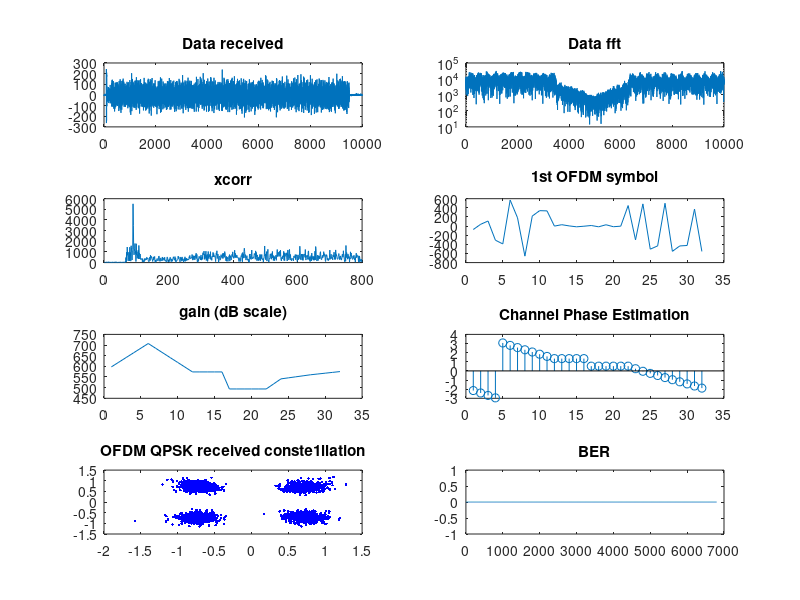
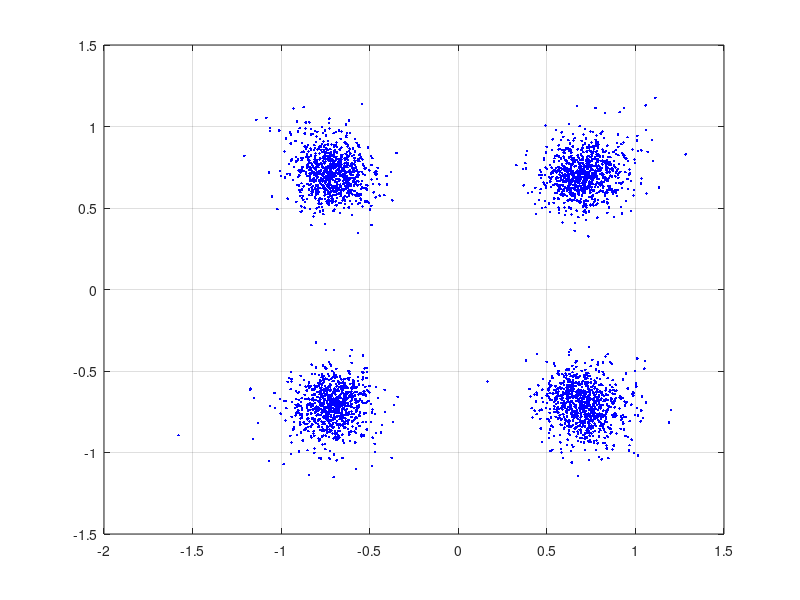

Source code (MATLAB) for these figures, in order:
% harness.m
% For more information search for "README:" in harness.cpp.

clear all;
close all;
%clc;

% Read data from file
load('params.mat')
load('dData.mat')

nr_OFDM_symbols = 200;


N_samps=10000;
fid1=fopen('received0.dat','r');
x_rec=fread(fid1, 2*N_samps,'short');
fclose(fid1);

received_data= zeros(1,N_samps);
count = 1;
for i=1:2:2*N_samps
    received_data(count) = complex(x_rec(i),x_rec(i+1));
    count = count+1;
end

%save('testCPP.mat','received_data')

figure(1)
subplot(4,2,1)
plot(real(received_data))
title('Data received')
subplot(4,2,2)
semilogy(abs(fft(received_data)))
title('Data fft')


  %load cross correlation:  
  fid1=fopen('xcorr.dat','r');
  xcorrAbs=fread(fid1, N_samps,'double');
  fclose(fid1);

  length(xcorrAbs);

  figure(1)
  subplot(4,2,3)
  plot(xcorrAbs);
  title('xcorr')

  %load OFDM symbols corrected and without CP:
  
 fid=fopen('ofdm_cp.dat','r');
 temp=fread(fid,2*nr_car*nr_OFDM_symbols,'double');
 fclose(fid); 

 count=1; 
 dataOFDM_cpp=zeros(nr_OFDM_symbols,nr_car);
 for i=1:nr_OFDM_symbols
    for k=1:nr_car
        dataOFDM_cpp(i,k)=complex(temp(count),temp(count+1));   
        count=count+2;
    end
 end
 
  figure(1)
  subplot(4,2,4)
  plot(real((dataOFDM_cpp(1,:))));
  title('1st OFDM symbol')

  %load received Pilot gain:
  
 fid=fopen('rx_pilot_gain.dat','r');
 temp=fread(fid,length_pilot*nr_OFDM_symbols,'double');
 fclose(fid); 

 count=1; 
 pilot_gain=zeros(nr_OFDM_symbols,length_pilot);
 for i=1:nr_OFDM_symbols
    for k=1:length_pilot
        pilot_gain(i,k)=temp(count);   
        count=count+1;
    end
 end
 
 %load received Pilot phase:
  
 fid=fopen('rx_pilot_phase.dat','r');
 temp=fread(fid,length_pilot*nr_OFDM_symbols,'double');
 fclose(fid); 

 count=1; 
 pilot_phase=zeros(nr_OFDM_symbols,length_pilot);
 for i=1:nr_OFDM_symbols
    for k=1:length_pilot
        pilot_phase(i,k)=temp(count);   
        count=count+1;
    end
 end
 
 
 fid=fopen('cons_ofdm.dat','r');
 temp=fread(fid,2*nr_used_car*nr_OFDM_symbols,'double');
 fclose(fid); 

 count=1; 
 consOFDM_cpp=zeros(nr_OFDM_symbols,nr_used_car);
 for i=1:nr_OFDM_symbols
    for k=1:nr_used_car
        consOFDM_cpp(i,k)=complex(temp(count),temp(count+1));   
        count=count+2;
    end
 end
 
 %load filtered Pilot gain:
  
 fid=fopen('filt_pilot_gain.dat','r');
 temp=fread(fid,length_pilot*nr_OFDM_symbols,'double');
 fclose(fid); 

 count=1; 
 filt_pilot_gain=zeros(nr_OFDM_symbols,length_pilot);
 for i=1:nr_OFDM_symbols
    for k=1:length_pilot
        filt_pilot_gain(i,k)=temp(count);   
        count=count+1;
    end
 end
 
 %load filtered Phase gain:
  
 fid=fopen('filt_pilot_phase.dat','r');
 temp=fread(fid,length_pilot*nr_OFDM_symbols,'double');
 fclose(fid); 

 count=1; 
 filt_pilot_phase=zeros(nr_OFDM_symbols,length_pilot);
 for i=1:nr_OFDM_symbols
    for k=1:length_pilot
        filt_pilot_phase(i,k)=temp(count);   
        count=count+1;
    end
 end
 
 
 %load interp Pilot gain:
  
 fid=fopen('int_pilot_gain.dat','r');
 temp=fread(fid,nr_car*nr_OFDM_symbols,'double');
 fclose(fid); 

 count=1; 
 int_pilot_gain=zeros(nr_OFDM_symbols,nr_car);
 for i=1:nr_OFDM_symbols
    for k=1:nr_car
        int_pilot_gain(i,k)=temp(count);   
        count=count+1;
    end
 end
 
  figure(1)
  subplot(4,2,5)
  plot(int_pilot_gain(1,:))
  title('Channel Gain Estimation')

  %figure(2)
  %subplot(2,1,1)
  %surf(20*log10(int_pilot_gain))
  title('gain (dB scale)')
 
 %load interp Phase gain:
  
 fid=fopen('int_pilot_phase.dat','r');
 temp=fread(fid,nr_car*nr_OFDM_symbols,'double');
 fclose(fid); 

 count=1; 
 int_pilot_phase=zeros(nr_OFDM_symbols,nr_car);
 for i=1:nr_OFDM_symbols
    for k=1:nr_car
        int_pilot_phase(i,k)=temp(count);   
        count=count+1;
    end
 end
 
  figure(1)
  subplot(4,2,6)
  stem(int_pilot_phase(1,:))
  title('Channel Phase Estimation')
  
  %figure(2)
  %subplot(2,1,2)
  %surf(int_pilot_phase)
 
  %load OFDM symbols corrected and without CP:
  
 fid=fopen('qpsk_data.dat','r');
 temp=fread(fid,2*nr_used_car*nr_OFDM_symbols,'double');
 fclose(fid); 

 count=1; 
 data_qpsk=zeros(nr_OFDM_symbols,nr_used_car);
 for i=1:nr_OFDM_symbols
    for k=1:nr_used_car
        data_qpsk(i,k)=complex(temp(count),temp(count+1));   
        count=count+2;
    end
 end
 
  figure(1)
  subplot(4,2,7)
  plot(reshape(data_qpsk(1:end,:),1,nr_used_car*nr_OFDM_symbols),'.b')
  title('OFDM QPSK received conste1llation')
  
  
  figure(3)
  %plot(reshape(data_qpsk(20:end,1:46),1,24978),'.b')
  plot(reshape(data_qpsk(1:end,1:end),1,nr_used_car*nr_OFDM_symbols-0*nr_used_car),'.b') 
  grid on
  %load binary data:
  
 Modulation=2;%QPSK
 %Modulation=4;%16-QAM
  
 fid=fopen('dataBin.dat','r');
 temp=fread(fid, Modulation*nr_used_car*nr_OFDM_symbols,'short');
 fclose(fid); 
 
 count=1; 
 data_B_cpp=zeros(nr_OFDM_symbols,Modulation*nr_used_car);
 data_B_trans=zeros(nr_OFDM_symbols,Modulation*nr_used_car);
 for i=1:nr_OFDM_symbols
    for k=1:Modulation*nr_used_car
        data_B_cpp(i,k)=temp(count);
        data_B_trans(i,k)=dataT(count);
        count=count+1;
    end
 end
 
 %figure(4)
 %surf(abs(data_B_cpp-data_B_trans));
 

 rx_data_bin=temp;
 
 error=(abs(dataT(1:Modulation*nr_used_car*nr_OFDM_symbols).'-rx_data_bin));
 BER=sum(error)/length(rx_data_bin)
 
 figure(1)
  subplot(4,2,8)
  plot(error)
  title('BER')
  
  data_rate=(1-BER)*(length(rx_data_bin)/N_samps)*25;
        ['Data rate: ', num2str(data_rate), 'Mbits/s']
        
        pause


